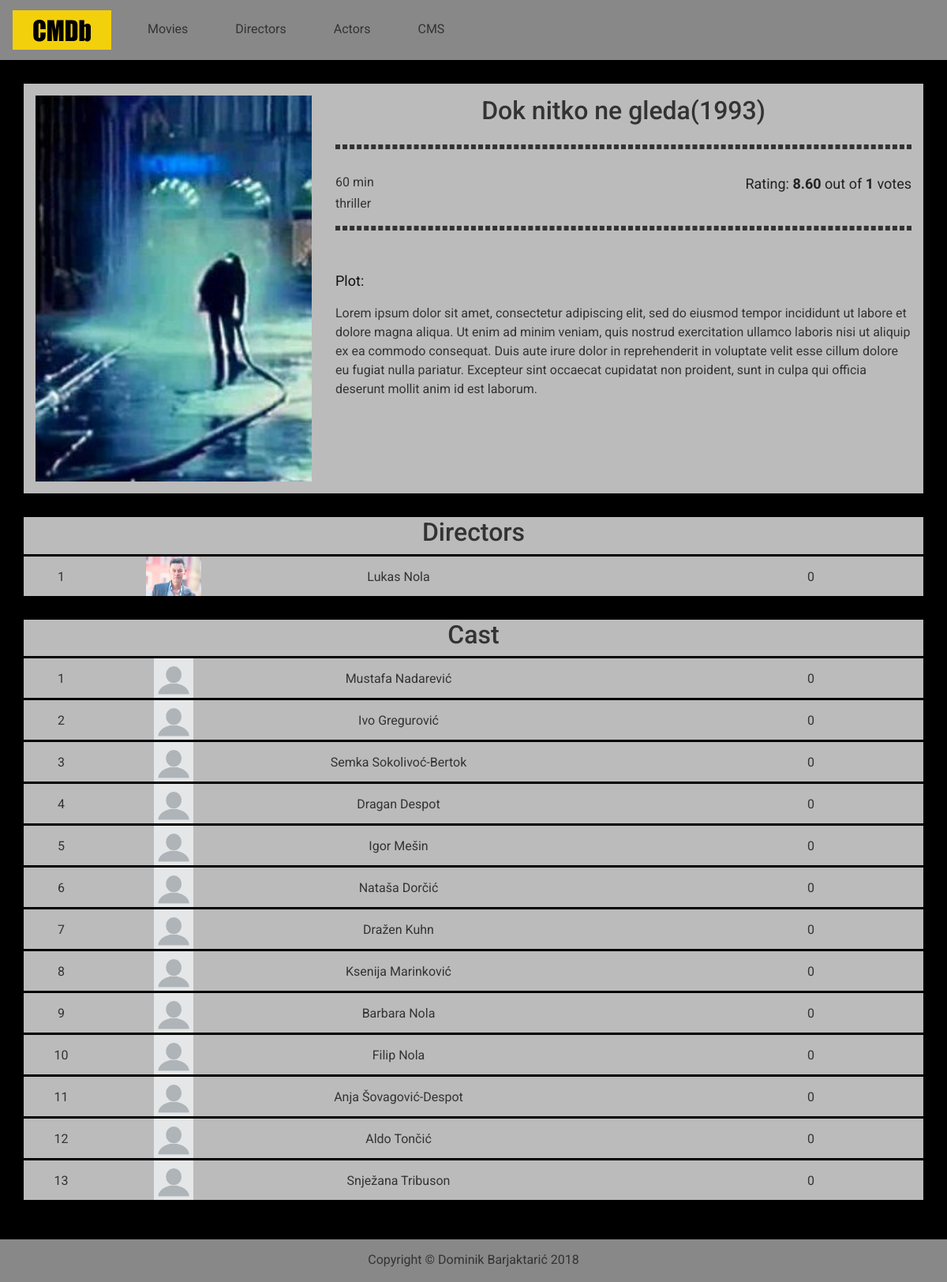
Screenshot of /index.php?a=one_movie&id=10 with the database file from the repository.
### tables this page shows
CREATE TABLE IF NOT EXISTS `movies` (
  `id` int(6) NOT NULL AUTO_INCREMENT,
  `title` varchar(255) NOT NULL,
  `duration` int(3) NOT NULL,
  `image` varchar(255) NOT NULL,
  `description` text NOT NULL,
  `rating_sum` decimal(6,2) NOT NULL,
  `votes` int(3) NOT NULL,
  `release_year` int(4) NOT NULL,
  PRIMARY KEY (`id`),
  KEY `release_year` (`release_year`) USING BTREE
);

CREATE TABLE IF NOT EXISTS `genres` (
  `id` int(6) NOT NULL AUTO_INCREMENT,
  `genre` varchar(30) NOT NULL,
  PRIMARY KEY (`id`)
);

CREATE TABLE IF NOT EXISTS `stars` (
  `id` int(6) NOT NULL AUTO_INCREMENT,
  `first_name` varchar(30) NOT NULL,
  `last_name` varchar(50) NOT NULL,
  `image` varchar(255) NOT NULL,
  `description` text NOT NULL,
  `rating_sum` decimal(6,2) NOT NULL,
  `votes` int(3) NOT NULL,
  `year_of_birth` int(4) DEFAULT NULL,
  `year_of_death` int(4) DEFAULT NULL,
  `is_actor` tinyint(1) NOT NULL,
  `is_director` tinyint(1) NOT NULL,
  PRIMARY KEY (`id`),
  KEY `year_of_birth` (`year_of_birth`) USING BTREE,
  KEY `year_of_death` (`year_of_death`) USING BTREE
);

### classes/movie.php (called while the page is built, shortened)
<?php
class Movie extends Database {
    public function getOneMovie() {
        $id = $_GET['id'];
        $sql = ("SELECT * FROM movies WHERE id = $id");
        $result = $this->connect()->query($sql);
        $num_rows = $result->num_rows;
        if ($num_rows == 1) {
            $row = $result->fetch_assoc();
            $data = json_encode($row);
            return $data;
        }
        else {
            echo 'Sorry, there might be a problem with a movie ID in the Database';
            return 0;
        }
    }
}

### classes/conn.php (called while the page is built, shortened)
<?php
class Database {
   protected function connect() {
        $this->host = 'localhost';
        $this->user = 'root';
        $this->pass = '';
        $this->db = 'cmdb';
        $conn = new mysqli($this->host, $this->user, $this->pass, $this->db);
        $conn->set_charset("utf8");
        return $conn;
    }
}

### functions.php (called while the page is built, shortened)
<?php
function calculateRating($rating_sum, $votes) {
    if ($votes == 0) {
        return 0.0;
    }
    else {
        $rating = (float) ($rating_sum / $votes);
        $rating = number_format((float)$rating, 2, '.', '');
        return $rating;
    }
}

### classes/movie_genre.php (called while the page is built, shortened)
<?php
class MovieGenre extends Database {
    public function getMovieGenres() {
        $movie_id = $_GET['id'];
        $sql = ("SELECT g.genre FROM genres AS g
        JOIN movies_genres AS mg ON mg.genre_id = g.id
        JOIN movies AS m ON m.id = mg.movie_id
        WHERE m.id = $movie_id");
        $result = $this->connect()->query($sql);
        $num_rows = $result->num_rows;
        if ($num_rows > 0) {
            while ($row = $result->fetch_assoc()) {
                $data[] = $row;
            }
            $data = json_encode($data);
            return $data;
        }
    }
}

### classes/movie_director.php (called while the page is built, shortened)
<?php
class MovieDirector extends Database {
    public function getMovieDirectors() {
        $movie_id = $_GET['id'];
        $sql = ("SELECT s.id as director_id, s.first_name, s.last_name, s.image, s.rating_sum, s.votes
            FROM stars AS s
            JOIN movies_directors AS md ON md.director_id = s.id
            JOIN movies AS m ON m.id = md.movie_id
            WHERE m.id = $movie_id");
        $result = $this->connect()->query($sql);
        $num_rows = $result->num_rows;
        if ($num_rows > 0) {
            while ($row = $result->fetch_assoc()) {
                $data[] = $row;
            }
        }
        $data = json_encode($data);
        return $data;
    }
}

### classes/movie_actor.php (called while the page is built, shortened)
<?php
class MovieActor extends Database {
    public function getMovieActors() {
        $movie_id = $_GET['id'];
        $sql = ("SELECT s.id as actor_id, s.first_name, s.last_name, s.image, s.rating_sum, s.votes
        FROM stars AS s
        JOIN movies_actors AS ma ON ma.actor_id = s.id
        JOIN movies AS m ON m.id = ma.movie_id
        WHERE m.id = $movie_id");
        $result = $this->connect()->query($sql);
        $num_rows = $result->num_rows;
        if ($num_rows > 0) {
            while ($row = $result->fetch_assoc()) {
                $data[] = $row;
            }
        }
        $data = json_encode($data);
        return $data;
    }
}

### views/home_view.php (the view, shortened to what this page needs)
<?php
require_once ('functions.php');
function showOneMovie() {
    require_once('classes/movie.php');
    require_once('classes/movie_genre.php');
    require_once('classes/movie_director.php');
    require_once('classes/movie_actor.php');
    $movie = new Movie();
    $movie_genre = new MovieGenre();
    $movie_director = new MovieDirector();
    $movie_actor = new MovieActor();
    $json_movie = $movie->getOneMovie();
    $json_genre = $movie_genre->getMovieGenres();
    $json_director = $movie_director->getMovieDirectors();
    $json_actor = $movie_actor->getMovieActors();
    $data = json_decode($json_movie, true);
    $genres = json_decode($json_genre, true);
    $directors = json_decode($json_director, true);
    $actors = json_decode($json_actor, true);
    $rating = calculateRating((float)$data['rating_sum'], (int)$data['votes']);
    echo '<div class="container">';
        echo '<div class="row mg_30_top">';
            echo '<div class="col-4 pd_15_top_bot">';
                echo '<img src="'.$data['image'].'" alt="'.$data['title'].'" id="movie_fit_image">';
            echo '</div>';
            echo '<div class="col-8 pd_15_top_bot">';
                echo '<div class="row">';
                    echo '<div class="col-12">';
                        echo '<h2 class="text-center">';
                            echo $data['title'];
                            echo '('.$data['release_year'].')';
                        echo '</h2>';
                    echo '</div>';
                echo '</div>';
                echo '<hr class="custom_hr">';
                echo '<div class="row mg_30_top">';
                    echo '<div class="col-3">';
                        echo '<p class="text-left duration_genres_format_txt mg_0_bot">';
                            echo $data['duration'].' min';
                        echo '</p>';
                    echo '</div>';
                    echo '<div class="col-9">';
                        echo '<p class="text-right votes_rating_format_txt mg_0_bot">';
                            echo 'Rating: <b>'.$rating.'</b> out of <b>'.$data['votes'].'</b> votes';
                        echo '</p>';
                    echo '</div>';
                echo '</div>';
                echo '<div class="row">';
                    echo '<div class="col-12">';
                        echo '<p class="text-left duration_genres_format_txt mg_0_bot">';
                            foreach ($genres as $genre){
                                echo $genre['genre'].' ';
                            }
                        echo '</p>';
                    echo '</div>';
                echo '</div>';
                echo '<hr class="custom_hr">';
                echo '<div class="row mg_50_top">';
                    echo '<div class="col-12">';
                        echo '<p id="plot_format_txt">Plot:</p>';
                        echo $data['description'];
                    echo '</div>';
                echo '</div>';
            echo '</div>';
        echo '</div>';
    echo '</div>';
    $director_increment = 1;
    echo '<div class="container">';
        echo '<div class="row mg_30_top">';
            echo '<div class="col-12">';
                echo '<h2 class="text-center">';
                    echo 'Directors';
                echo '</h2>';
            echo '</div>';
        echo '</div>';
    echo '</div>';
    foreach ($directors as $director) {
        $rating = calculateRating((float)$director['rating_sum'], (int)$director['votes']);
        echo '<div class="container">';
            echo '<a href="index.php?a=one_director&id='.$director['director_id'].'" class="format_anchor_txt" >';
                echo '<div class="row mg_3_top row_is_link">';
                    echo '<div class="col-1 text-center table_height_align">';
                        echo $director_increment;
                    echo '</div>';
                    echo '<div class="col-2 text-center">';
                        echo '<img src="'.$director['image'].'" alt="'.$director['last_name'].'" class="director_list_image_size">';
                    echo '</div>';
                    echo '<div class="col-4 text-center table_height_align">';
                        echo $director['first_name'].' '.$director['last_name'].'';
                    echo '</div>';
                    echo '<div class="col-1 text-center table_height_align">';
                        echo $rating;
                    echo '</div>';
                echo '</div>';
            echo '</a>';
        echo '</div>';
        $director_increment++;
    }
    $actor_increment = 1;
    echo '<div class="container">';
        echo '<div class="row mg_30_top">';
            echo '<div class="col-12">';
                echo '<h2 class="text-center">';
                    echo 'Cast';
                echo '</h2>';
            echo '</div>';
        echo '</div>';
    echo '</div>';
    foreach ($actors as $actor) {
        $rating = calculateRating((float)$actor['rating_sum'], (int)$actor['votes']);
        echo '<div class="container">';
            echo '<a href="index.php?a=one_actor&id='.$actor['actor_id'].'" class="format_anchor_txt">';
                echo '<div class="row mg_3_top row_is_link">';
                    echo '<div class="col-1 text-center table_height_align">';
                        echo $actor_increment;
                    echo '</div>';
                    echo '<div class="col-2 text-center">';
                        echo '<img src="'.$actor['image'].'" alt="'.$actor['last_name'].'" class="actor_list_image_size">';
                    echo '</div>';
                    echo '<div class="col-4 text-center table_height_align">';
                        echo $actor['first_name'].' '.$actor['last_name'].'';
                    echo '</div>';
                    echo '<div class="col-1 text-center table_height_align">';
                        echo $rating;
                    echo '</div>';
                echo '</div>';
            echo '</a>';
        echo '</div>';
        $actor_increment++;
    }
}

### css/style.css (style rules this page uses)
body { box-sizing: border-box; font-family: 'Roboto', sans-serif !important; background-color: #000; }
.container { background-color: #bbb; color: #333; }
.mg_3_top { margin-top: 3px; }
.mg_30_top { margin-top: 30px; }
.mg_50_top { margin-top: 50px; }
.mg_0_bot { margin-bottom: 0; }
.pd_15_top_bot { padding-top: 15px; padding-bottom: 15px; }
::placeholder { font-family: 'Roboto', sans-serif !important; }
.table_height_align { padding-top: 14px; }
.format_anchor_txt { text-decoration: none; color: #333; }
.director_list_image_size { height: 50px; width: 70px; }
.actor_list_image_size { height: 50px; width: 50px; }
#movie_fit_image { max-width: 100%; width: 100%; height: auto; }
.votes_rating_format_txt { color: #222; font-size: 18px; }
#plot_format_txt { color: #111; font-size: 18px; }
.custom_hr { border-top: 3px dashed #333; border-bottom: 3px dashed #333; }

### rows the page displays
movies: image (picture), title "Dok nitko ne gleda", release_year "1993", duration "60", rating_sum "8.60", votes "1", description "Lorem ipsum dolor sit amet, consectetur adipiscing elit, sed do eiusmod tempor incididunt ut labore et dolore magna aliqua. Ut enim ad minim veniam, quis nostrud exercitation ullamco laboris nisi ut aliquip ex ea commodo consequat. Duis aute irure dolor in reprehenderit in voluptate velit esse cillum dolore eu fugiat nulla pariatur. Excepteur sint occaecat cupidatat non proident, sunt in culpa qui officia deserunt mollit anim id est laborum."
genres: genre "thriller"
stars: image (picture), first_name "Lukas", last_name "Nola", votes "0"
stars: image (placeholder picture), first_name "Mustafa", last_name "Nadarević", votes "0"
stars: image (placeholder picture), first_name "Ivo", last_name "Gregurović", votes "0"
stars: image (placeholder picture), first_name "Semka", last_name "Sokolivoć-Bertok", votes "0"
stars: image (placeholder picture), first_name "Dragan", last_name "Despot", votes "0"
stars: image (placeholder picture), first_name "Igor", last_name "Mešin", votes "0"
stars: image (placeholder picture), first_name "Nataša", last_name "Dorčić", votes "0"
stars: image (placeholder picture), first_name "Dražen", last_name "Kuhn", votes "0"
stars: image (placeholder picture), first_name "Ksenija", last_name "Marinković", votes "0"
stars: image (placeholder picture), first_name "Barbara", last_name "Nola", votes "0"
stars: image (placeholder picture), first_name "Filip", last_name "Nola", votes "0"
stars: image (placeholder picture), first_name "Anja", last_name "Šovagović-Despot", votes "0"
stars: image (placeholder picture), first_name "Aldo", last_name "Tončić", votes "0"
stars: image (placeholder picture), first_name "Snježana", last_name "Tribuson", votes "0"
